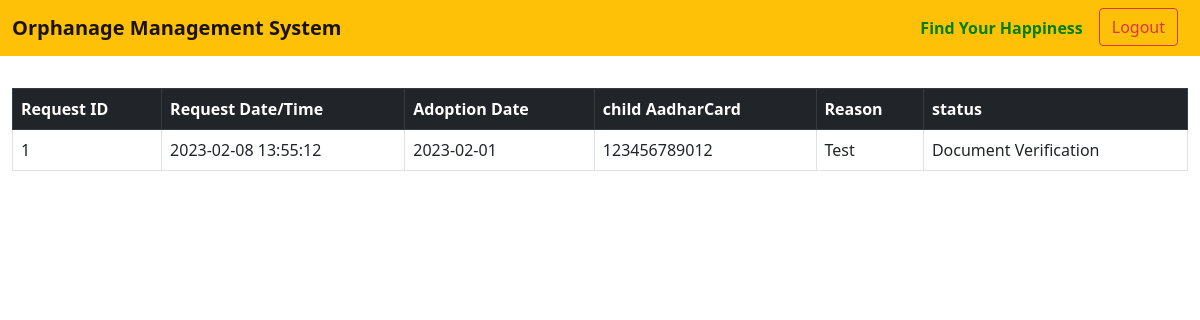
/Adoptor/index.php (signed in), run on the app's committed database.
### tables this page shows
CREATE TABLE `adopterrequest` (
  `request_id` int(11) NOT NULL,
  `adopter_aadharcard` varchar(100) NOT NULL,
  `full_name` varchar(100) NOT NULL,
  `phone` varchar(100) NOT NULL,
  `address` varchar(200) NOT NULL,
  `request_date` datetime NOT NULL DEFAULT current_timestamp(),
  `adoption_date` varchar(100) NOT NULL,
  `child_adopted` varchar(100) NOT NULL,
  `reason` varchar(500) DEFAULT NULL,
  `status` varchar(50) DEFAULT 'Pending'
);

### Adoptor/index.php (the view, shortened to what this page needs)
<!doctype html>
<html lang="en">
<head>
    <link href="https://cdn.jsdelivr.net/npm/bootstrap@5.0.2/dist/css/bootstrap.min.css" rel="stylesheet">
</head>
<body>
<?php
$host = 'localhost:3306';
$user = 'root';
$pass = '';
$dbname = 'orphanage-master';
$conn = mysqli_connect($host, $user, $pass,$dbname);
$user=$_SESSION["aadharcard"];
$sql = "SELECT * FROM adopterrequest WHERE adopter_aadharcard='$user'";
$retval=mysqli_query($conn, $sql);
?>
    <nav class="navbar navbar-light bg-warning">
        <div class="container-fluid">
            <a class="navbar-brand" style="font-weight: bold;">Orphanage Management System</a>
            <form class="d-flex">
            <a class="nav-link" href="search.php"><span style="font-weight: bold;color:green;">Find Your Happiness</span></a>
                <a href="logout.php" >  <button type="button" class="btn btn-outline-danger"  style="margin-right: 10px;">Logout</button></a>
            </form>
        </div>
    </nav>
    <div class="container-fluid mt-2 table-responsive">
        <table class="table table-bordered ">
            <thead class="table-dark">
                <tr>
                <th>Request ID </th>
                <th>Request Date/Time </th>
                <th>Adoption Date </th>
                <th>child AadharCard</th>
                <th>Reason</th>
                <th>status</th>
            </tr>
            </thead>
            <tbody>
        <?php
            if(mysqli_num_rows($retval) > 0){
                while($row = mysqli_fetch_assoc($retval)){
            ?>
            <tr>
            <td><?php echo $row['request_id']??''; ?></td>
            <td><?php echo $row['request_date']??''; ?></td>
            <td><?php echo $row['adoption_date']??''; ?></td>
            <td><?php echo $row['child_adopted']??''; ?></td>
            <td><?php echo $row['reason']??''; ?></td>
            <td><?php echo $row['status']??''; ?></td>
            </tr>
            <?php  }   }else{  echo "0 results";
           }
            ?>
            </tbody>
            </table>
        </div>
</body>
</html>

### data on the page
adopterrequest: request_id "1", request_date "2023-02-08 13:55:12", adoption_date "2023-02-01", child_adopted "123456789012", reason "Test", status "Document Verification"
